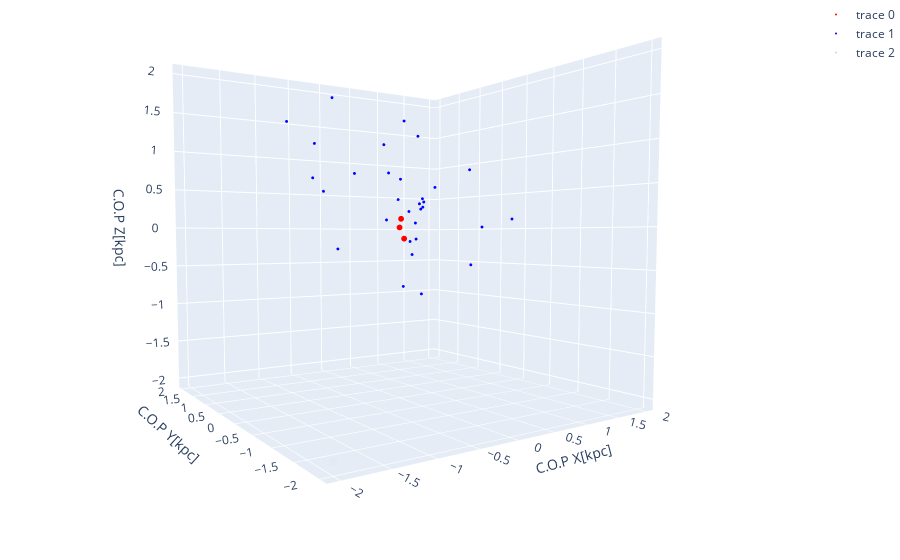

The cell this chart's notebook holds for it:
### Code cell
xvar_1= N_2['CentreOfPotential_x'].iloc[0:3]-float(xmax)
yvar_1= N_2['CentreOfPotential_y'].iloc[0:3]-float(ymax)
zvar_1= N_2['CentreOfPotential_z'].iloc[0:3]-float(zmax)

xvar_2= N_2['CentreOfPotential_x'].iloc[3:]-float(xmax)
yvar_2= N_2['CentreOfPotential_y'].iloc[3:]-float(ymax)
zvar_2= N_2['CentreOfPotential_z'].iloc[3:]-float(zmax)

x_lim = [-2,2]
y_lim = [-2,2]
z_lim = [-2,2]

fig = go.Figure(data=[go.Scatter3d(
    x=xvar_1,
    y=yvar_1,
    z=zvar_1,
    mode='markers',
    marker=dict(
        size = 2,
        color='red',
        opacity=1
    )
    ),go.Scatter3d(
        x=xvar_2,
        y=yvar_2,
        z=zvar_2,
        mode='markers',
        marker=dict(
        size = 1,
        color='blue',
        opacity=1
    )      
    ),go.Scatter3d(
        x=x_lim,
        y=y_lim,
        z=z_lim,
        mode='markers',
        marker=dict(
        size=0,
        color='blue',
        opacity=0.01))
                     ])

# tight layout
fig.update_layout(scene = dict(
                    xaxis_title='C.O.P X[Mpc]',
                    yaxis_title='C.O.P Y[Mpc]',
                    zaxis_title='C.O.P Z[Mpc]'),
                    width=70,
                    margin =dict(l=0, r=0, b=0, t=0))



fig.show()

### Figure 1 — Plotly figure (JSON) as saved in the notebook; plotly's stock layout.template omitted (floating-point values rounded to 4 significant figures)
{"data": [{"marker": {"color": "red", "opacity": 1, "size": 2}, "mode": "markers", "type": "scatter3d", "x": [0, 0.07247, 0.146], "y": [0, 0.07468, 0.116], "z": [0, 0.1087, -0.1379]}, {"marker": {"color": "blue", "opacity": 1, "size": 1}, "mode": "markers", "type": "scatter3d", "x": [0.241, -0.0111, -0.03972, 0.178, 0.1993, 0.1721, 0.2173, 0.2405, 0.2606, -0.1406, 0.171, 0.4563, 0.2303, 0.2286, -0.4081, 0.4067, 0.5828, -0.8523, 0.5022, 0.6426, -0.5893, -0.2041, -0.1959, 0.4732, 0.8461, 0.9497, 0.7089, -0.6259, -0.4046, -1.209, -0.42], "y": [0.003948, -0.2463, -0.0304, -0.1992, -0.1415, -0.2505, 0.04101, -0.1753, -0.1197, -0.5571, 0.5651, -0.1131, 0.3231, 0.2558, 0.3944, 0.105, -0.6685, 0.3679, -0.963, -0.5618, -0.5753, 1.214, -0.3908, 0.9844, 1.03, -0.9821, 0.616, 1.056, 1.559, 0.6216, 0.9491], "z": [0.05658, -0.1712, 0.3381, 0.2215, 0.2884, 0.2428, -0.3375, 0.3101, 0.3531, -0.141, 0.1052, 0.5008, 0.6217, -0.7532, 0.6685, -0.8478, -0.451, 0.4305, -0.002522, 0.692, 0.899, -0.2816, 1.219, 0.7651, 0.2432, 0.09573, 1.241, 1.094, 0.6976, 1.262, 1.685]}, {"marker": {"color": "blue", "opacity": 0.01, "size": 0}, "mode": "markers", "type": "scatter3d", "x": [-2, 2], "y": [-2, 2], "z": [-2, 2]}], "layout": {"autosize": true, "dragmode": "pan", "margin": {"b": 0, "l": 0, "r": 0, "t": 0}, "scene": {"aspectmode": "auto", "aspectratio": {"x": 1, "y": 1, "z": 1}, "camera": {"center": {"x": -0.004122, "y": -0.009029, "z": -0.152}, "eye": {"x": -1.087, "y": -1.634, "z": -0.02612}, "projection": {"type": "perspective"}, "up": {"x": 0, "y": 0, "z": 1}}, "dragmode": "pan", "xaxis": {"title": {"text": "C.O.P X[kpc]"}, "type": "linear"}, "yaxis": {"title": {"text": "C.O.P Y[kpc]"}, "type": "linear"}, "zaxis": {"title": {"text": "C.O.P Z[kpc]"}, "type": "linear"}}}}
